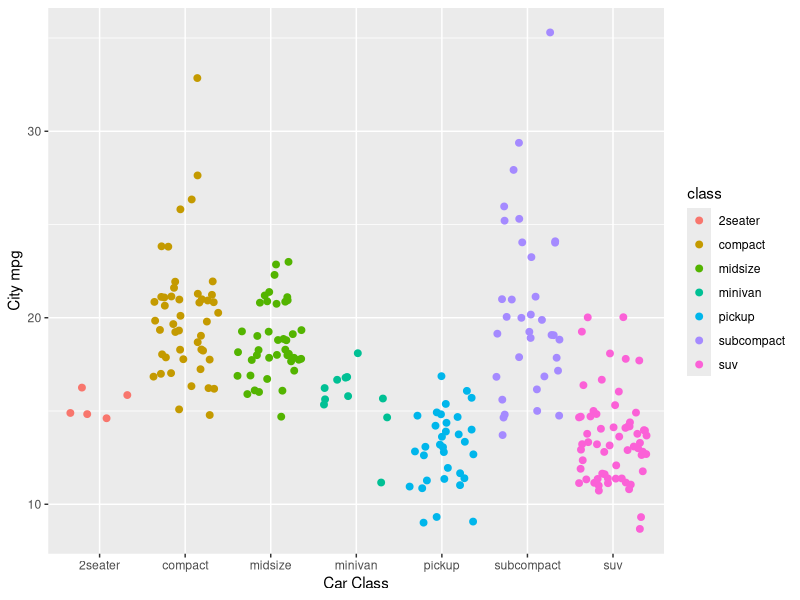

Source code (R):
## ---- chunk 1
knitr::opts_chunk$set(echo = TRUE)
library(tidyverse)
## ---- chunk 2
ggplot(data = mpg, aes(x = class, y = cty)) +
  geom_jitter(aes(color = class), size = 2) +
  labs(x = "Car Class", y = "City mpg")
